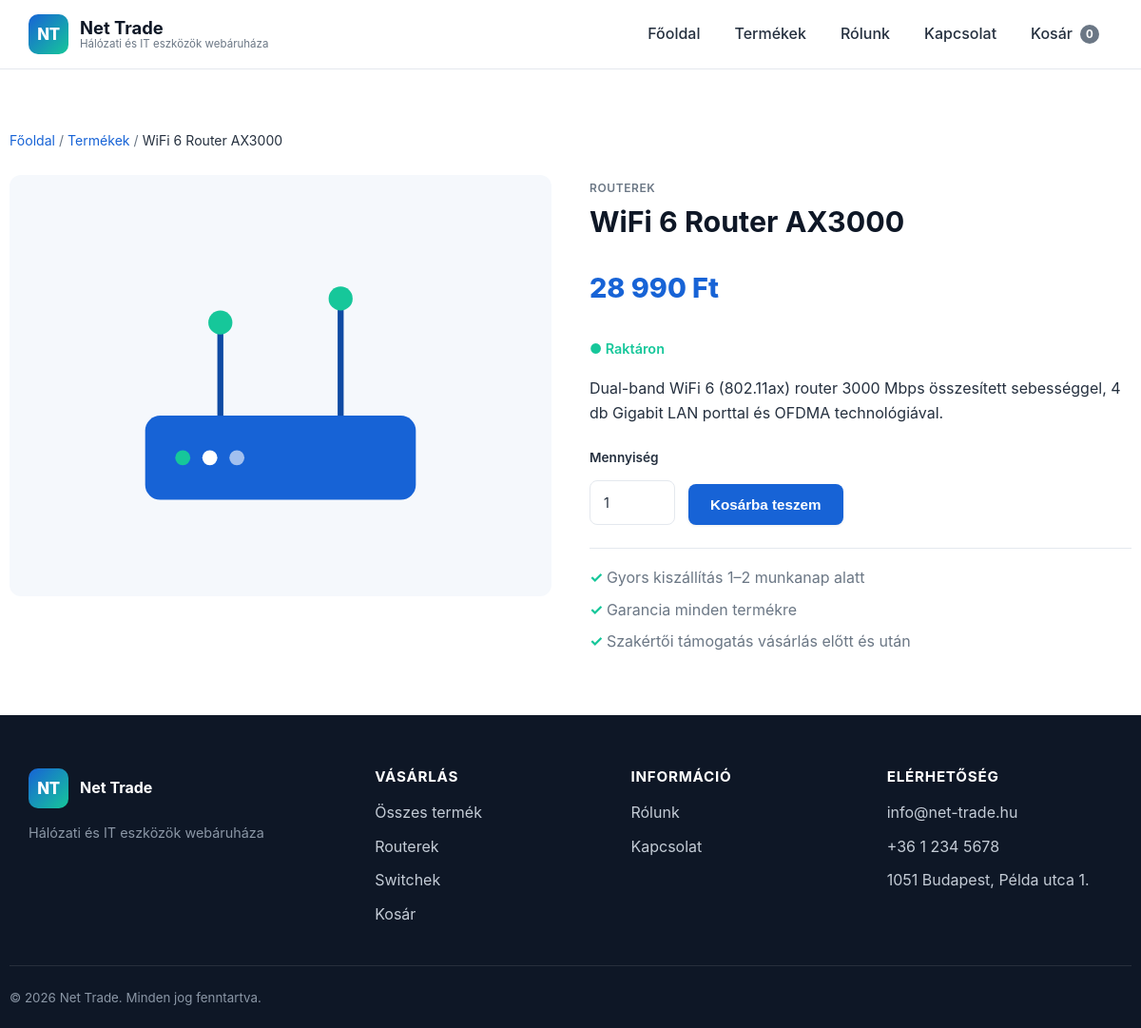
The page /termek/wifi6-router-ax3000 on the database its author committed.
### tables this page shows
CREATE TABLE IF NOT EXISTS products (
    id          INT AUTO_INCREMENT PRIMARY KEY,
    category_id INT DEFAULT NULL,
    slug        VARCHAR(140) NOT NULL UNIQUE,
    name        VARCHAR(200) NOT NULL,
    short       VARCHAR(300) DEFAULT NULL,
    description TEXT,
    price       DECIMAL(10,2) NOT NULL DEFAULT 0,
    image       VARCHAR(140) DEFAULT 'placeholder.svg',
    stock       INT NOT NULL DEFAULT 0,
    featured    TINYINT(1) NOT NULL DEFAULT 0,
    active      TINYINT(1) NOT NULL DEFAULT 1,
    created_at  TIMESTAMP DEFAULT CURRENT_TIMESTAMP,
    CONSTRAINT fk_products_category FOREIGN KEY (category_id)
        REFERENCES categories (id) ON DELETE SET NULL
);

CREATE TABLE IF NOT EXISTS categories (
    id    INT AUTO_INCREMENT PRIMARY KEY,
    slug  VARCHAR(80) NOT NULL UNIQUE,
    name  VARCHAR(120) NOT NULL,
    icon  VARCHAR(40) DEFAULT NULL
);

### app/Models/Product.php (called while the page is built, shortened)
<?php
final class Product
{
    public static function findBySlug(string $slug): ?array
    {
        $pdo = Database::getConnection();
        $stmt = $pdo->prepare(
            'SELECT p.*, c.slug AS category_slug, c.name AS category_name
             FROM products p LEFT JOIN categories c ON c.id = p.category_id
             WHERE p.slug = :slug AND p.active = 1 LIMIT 1'
        );
        $stmt->execute(['slug' => $slug]);
        $product = $stmt->fetch();
        return $product ?: null;
    }
}

### public/index.php (called while the page is built, shortened)
<?php
spl_autoload_register(static function (string $class): void {
    $prefix = 'App\\';
    $relative = substr($class, strlen($prefix));
    $file = dirname(__DIR__) . '/app/' . str_replace('\\', '/', $relative) . '.php';
});
$config = require dirname(__DIR__) . '/config/config.php';
$router = new Router();
$router->get('/', static function (): string {
    return View::render('home', [
        'title'      => null,
        'categories' => Category::all(),
        'featured'   => Product::featured(),
    ]);
});
$router->get('/termekek', static function (): string {
    $cat = isset($_GET['kategoria']) ? (string) $_GET['kategoria'] : null;
    $q   = isset($_GET['kereses']) ? trim((string) $_GET['kereses']) : null;
    return View::render('products/index', [
        'title'      => 'Termékek',
        'categories' => Category::all(),
        'products'   => Product::all($cat, $q),
        'activeCat'  => $cat,
        'search'     => $q,
    ]);
});
$router->get('/termek/{slug}', static function (array $params): string {
    $product = Product::findBySlug($params['slug']);
    if ($product === null) {
        http_response_code(404);
        return View::render('errors/404', ['title' => 'A termék nem található']);
    }
    return View::render('products/show', [
        'title'   => $product['name'],
        'product' => $product,
    ]);
});
$router->get('/kosar', static function (): string {
    return View::render('cart/index', [
        'title' => 'Kosár',
        'cart'  => Cart::detailed(),
    ]);
});
$router->post('/kosar/hozzaad', static function (): string {
    $id  = (int) ($_POST['product_id'] ?? 0);
    $qty = (int) ($_POST['qty'] ?? 1);
    if ($id > 0) {
        Cart::add($id, $qty);
    }
    redirect('/kosar');
    return '';
});
$router->post('/kosar/frissit', static function (): string {
    foreach (($_POST['qty'] ?? []) as $id => $qty) {
        Cart::update((int) $id, (int) $qty);
    }
    redirect('/kosar');
    return '';
});
$router->post('/kosar/torol', static function (): string {
    Cart::remove((int) ($_POST['product_id'] ?? 0));
    redirect('/kosar');
    return '';
});
$router->get('/penztar', static function (): string {
    return View::render('cart/checkout', [
        'title' => 'Pénztár',
        'cart'  => Cart::detailed(),
    ]);
});
$router->post('/penztar', static function (): string {
    $cart = Cart::detailed();
    if (empty($cart['lines'])) {
        redirect('/kosar');
        return '';
    }
    Cart::clear();
    return View::render('cart/success', [
        'title' => 'Sikeres rendelés',
        'name'  => trim((string) ($_POST['name'] ?? '')),
    ]);
});
$router->get('/kapcsolat', static function (): string {
    return View::render('contact', ['title' => 'Kapcsolat']);
});
$router->post('/kapcsolat', static function (): string {
    return View::render('contact', [
        'title' => 'Kapcsolat',
        'sent'  => true,
        'name'  => trim((string) ($_POST['name'] ?? '')),
    ]);
});
$router->get('/rolunk', static function (): string {
    return View::render('about', ['title' => 'Rólunk']);
});
$router->dispatch($_SERVER['REQUEST_METHOD'], $_SERVER['REQUEST_URI']);

### config/config.php (called while the page is built)
<?php
return [
    'app' => [
        'name'     => getenv('APP_NAME') ?: 'Net Trade',
        'tagline'  => 'Hálózati és IT eszközök webáruháza',
        'url'      => getenv('APP_URL') ?: 'http://localhost:8000',
        'env'      => getenv('APP_ENV') ?: 'local',
        'debug'    => filter_var(getenv('APP_DEBUG') ?: 'true', FILTER_VALIDATE_BOOL),
        'currency' => 'Ft',
    ],
    'contact' => [
        'email'   => 'info@net-trade.hu',
        'phone'   => '+36 1 234 5678',
        'address' => '1051 Budapest, Példa utca 1.',
    ],
    'database' => [
        'driver'   => getenv('DB_DRIVER') ?: 'mysql',
        'host'     => getenv('DB_HOST') ?: '127.0.0.1',
        'port'     => getenv('DB_PORT') ?: '3306',
        'name'     => getenv('DB_NAME') ?: 'net_trade',
        'user'     => getenv('DB_USER') ?: 'root',
        'password' => getenv('DB_PASSWORD') ?: '',
        'charset'  => 'utf8mb4',
    ],
];

### app/Core/View.php (called while the page is built, shortened)
<?php
final class View
{
    public static function render(string $template, array $data = [], string $layout = 'main'): string
    {
        $config = require dirname(__DIR__, 2) . '/config/config.php';
        $data['config'] = $config;
        $content = self::capture("Views/{$template}", $data);
        $data['content'] = $content;
        return self::capture("Views/layouts/{$layout}", $data);
    }
    private static function capture(string $path, array $data): string
    {
        $file = dirname(__DIR__) . '/' . $path . '.php';
        extract($data, EXTR_SKIP);
        include $file;
        return (string) ob_get_clean();
    }
    public static function e(?string $value): string
    {
        return htmlspecialchars($value ?? '', ENT_QUOTES | ENT_SUBSTITUTE, 'UTF-8');
    }
    public static function price(float|int $amount, string $currency = 'Ft'): string
    {
        return number_format((float) $amount, 0, ',', ' ') . ' ' . $currency;
    }
}

### app/Core/Cart.php (called while the page is built, shortened)
<?php
final class Cart
{
    public static function items(): array
    {
        return $_SESSION[self::KEY] ?? [];
    }
    public static function count(): int
    {
        return array_sum(self::items());
    }
}

### app/Views/products/show.php (the view, shortened to what this page needs)
<?php
$currency = $config['app']['currency'];
$inStock = (int) ($product['stock'] ?? 0) > 0;
?>
<section class="section container">
    <nav class="breadcrumb" aria-label="Morzsamenü">
        <a href="/">Főoldal</a> /
        <a href="/termekek">Termékek</a> /
        <span><?= View::e($product['name']) ?></span>
    </nav>
    <div class="product-detail">
        <div class="product-detail__media">
            <img src="/assets/img/products/<?= View::e($product['image'] ?? 'placeholder.svg') ?>"
                 alt="<?= View::e($product['name']) ?>" width="520" height="420">
        </div>
        <div class="product-detail__info">
            <span class="product-card__cat"><?= View::e($product['category_name'] ?? '') ?></span>
            <h1><?= View::e($product['name']) ?></h1>
            <p class="price price--lg"><?= View::price((float) $product['price'], $currency) ?></p>
            <p class="stock <?= $inStock ? 'stock--in' : 'stock--out' ?>">
                <?= $inStock ? '● Raktáron' : '○ Jelenleg nem elérhető' ?>
            </p>
            <p class="product-detail__desc"><?= View::e($product['description'] ?? '') ?></p>
            <form method="post" action="/kosar/hozzaad" class="add-to-cart">
                <label class="qty-field">
                    <span>Mennyiség</span>
                    <input type="number" name="qty" value="1" min="1" max="99">
                </label>
                <button type="submit" class="btn btn--primary" <?= $inStock ? '' : 'disabled' ?>>
                    Kosárba teszem
                </button>
            </form>
            <ul class="product-detail__meta">
                <li>Gyors kiszállítás 1–2 munkanap alatt</li>
                <li>Garancia minden termékre</li>
                <li>Szakértői támogatás vásárlás előtt és után</li>
            </ul>
        </div>
    </div>
</section>

### app/Core/Router.php (shortened to what this page needs)
<?php
final class Router
{
    private array $routes = ['GET' => [], 'POST' => []];
    public function get(string $pattern, callable $handler): void
    {
        $this->routes['GET'][$pattern] = $handler;
    }
    public function post(string $pattern, callable $handler): void
    {
        $this->routes['POST'][$pattern] = $handler;
    }
    public function dispatch(string $method, string $uri): void
    {
        $path = '/' . trim(parse_url($uri, PHP_URL_PATH) ?? '/', '/');
        $path = $path === '//' ? '/' : $path;
        foreach ($this->routes[$method] ?? [] as $pattern => $handler) {
            $regex = '#^' . preg_replace('#\{([a-z_]+)\}#', '(?P<$1>[^/]+)', $pattern) . '$#';
            if (preg_match($regex, $path, $matches)) {
                $params = array_filter($matches, 'is_string', ARRAY_FILTER_USE_KEY);
                echo $handler($params);
                return;
            }
        }
    }
}

### public/assets/css/style.css (style rules this page uses)
:root { --c-primary: #1763d6; --c-primary-dark: #0f4aa3; --c-primary-light: #e8f1fe; --c-accent: #16c79a; --c-dark: #0e1726; --c-text: #25303f; --c-muted: #6b7785; --c-border: #e4e8ee; --c-bg: #ffffff; --c-bg-alt: #f5f8fc; --c-danger: #e0405a; --radius: 12px; --radius-sm: 8px; --shadow-sm: 0 1px 3px rgba(14, 23, 38, .08); --shadow: 0 8px 24px rgba(14, 23, 38, .10); --shadow-lg: 0 16px 48px rgba(14, 23, 38, .14); --container: 1180px; --font: -apple-system, BlinkMacSystemFont, "Segoe UI", Roboto, "Helvetica Neue", Arial, sans-serif; }
* { box-sizing: border-box; }
html { scroll-behavior: smooth; }
body { margin: 0; font-family: var(--font); color: var(--c-text); background: var(--c-bg); line-height: 1.6; -webkit-font-smoothing: antialiased; }
img { max-width: 100%; height: auto; display: block; }
a { color: var(--c-primary); text-decoration: none; }
h1, h2, h3, h4 { line-height: 1.2; color: var(--c-dark); margin: 0 0 .5em; }
.container { width: 100%; max-width: var(--container); margin: 0 auto; padding: 0 20px; }
.section { padding: 64px 0; }
.btn { display: inline-flex; align-items: center; justify-content: center; gap: 8px; padding: 12px 22px; border-radius: var(--radius-sm); font-weight: 600; font-size: .95rem; border: 1px solid transparent; cursor: pointer; transition: all .15s ease; text-align: center; background: var(--c-primary-light); color: var(--c-primary); }
.btn--primary { background: var(--c-primary); color: #fff; box-shadow: var(--shadow-sm); }
.product-card__cat { font-size: .75rem; text-transform: uppercase; letter-spacing: .05em; color: var(--c-muted); font-weight: 600; }
.price { font-weight: 800; font-size: 1.15rem; color: var(--c-dark); }
.price--lg { font-size: 1.8rem; color: var(--c-primary); }
input, textarea, select { width: 100%; padding: 11px 14px; border: 1px solid var(--c-border); border-radius: var(--radius-sm); font: inherit; color: var(--c-text); background: #fff; }
label { display: block; font-weight: 600; font-size: .9rem; }
label input, label textarea { margin-top: 6px; font-weight: 400; }
.breadcrumb { font-size: .88rem; color: var(--c-muted); margin-bottom: 24px; }
.breadcrumb span { color: var(--c-text); }
.product-detail { display: grid; grid-template-columns: 1fr 1fr; gap: 40px; align-items: start; }
.product-detail__media { background: var(--c-bg-alt); border-radius: var(--radius); padding: 32px; }
.product-detail__media img { width: 100%; object-fit: contain; }
.product-detail h1 { font-size: 1.9rem; margin: 6px 0 12px; }
.product-detail__desc { color: var(--c-text); margin: 18px 0; }
.stock { font-weight: 600; font-size: .9rem; }
.stock--in { color: var(--c-accent); }
.add-to-cart { display: flex; align-items: flex-end; gap: 14px; margin: 24px 0; flex-wrap: wrap; }
.qty-field span { display: block; font-size: .85rem; font-weight: 600; margin-bottom: 6px; }
.qty-field input { width: 90px; }
.product-detail__meta { list-style: none; padding: 18px 0 0; margin: 0; border-top: 1px solid var(--c-border); color: var(--c-muted); display: flex; flex-direction: column; gap: 8px; }
.product-detail__meta li::before { content: "✓ "; color: var(--c-accent); font-weight: 700; }

### rows shown on the page
products: name "WiFi 6 Router AX3000", image (picture), category.name "ROUTEREK", price "28 990 Ft", description "Dual-band WiFi 6 (802.11ax) router 3000 Mbps összesített sebességgel, 4 db Gigabit LAN porttal és OFDMA technológiával."
